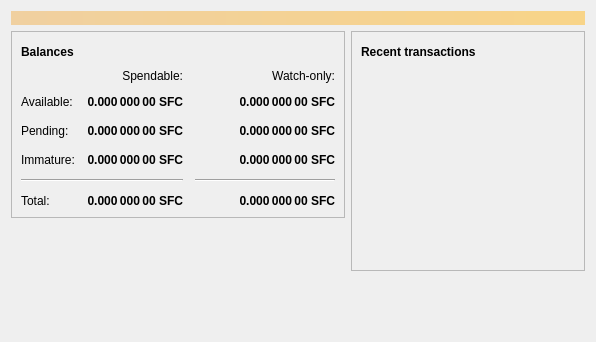
<?xml version="1.0" encoding="UTF-8"?>
<ui version="4.0">
 <class>OverviewPage</class>
 <widget class="QWidget" name="OverviewPage">
  <property name="geometry">
   <rect>
    <x>0</x>
    <y>0</y>
    <width>596</width>
    <height>342</height>
   </rect>
  </property>
  <property name="windowTitle">
   <string>Form</string>
  </property>
  <layout class="QVBoxLayout" name="topLayout">
   <item>
    <widget class="QLabel" name="labelAlerts">
     <property name="visible">
      <bool>false</bool>
     </property>
     <property name="styleSheet">
      <string notr="true">QLabel { background-color: qlineargradient(x1: 0, y1: 0, x2: 1, y2: 0, stop:0 #F0D0A0, stop:1 #F8D488); color:#000000; }</string>
     </property>
     <property name="wordWrap">
      <bool>true</bool>
     </property>
     <property name="margin">
      <number>3</number>
     </property>
     <property name="textInteractionFlags">
      <set>Qt::TextSelectableByMouse</set>
     </property>
    </widget>
   </item>
   <item>
    <layout class="QHBoxLayout" name="horizontalLayout" stretch="1,1">
     <item>
      <layout class="QVBoxLayout" name="verticalLayout_2">
       <item>
        <widget class="QFrame" name="frame">
         <property name="frameShape">
          <enum>QFrame::StyledPanel</enum>
         </property>
         <property name="frameShadow">
          <enum>QFrame::Raised</enum>
         </property>
         <layout class="QVBoxLayout" name="verticalLayout_4">
          <item>
           <layout class="QHBoxLayout" name="horizontalLayout_4">
            <item>
             <widget class="QLabel" name="label_5">
              <property name="font">
               <font>
                <weight>75</weight>
                <bold>true</bold>
               </font>
              </property>
              <property name="text">
               <string>Balances</string>
              </property>
             </widget>
            </item>
            <item>
             <widget class="QPushButton" name="labelWalletStatus">
              <property name="enabled">
               <bool>true</bool>
              </property>
              <property name="maximumSize">
               <size>
                <width>30</width>
                <height>16777215</height>
               </size>
              </property>
              <property name="toolTip">
               <string>The displayed information may be out of date. Your wallet automatically synchronizes with the Soficoin network after a connection is established, but this process has not completed yet.</string>
              </property>
              <property name="text">
               <string/>
              </property>
              <property name="icon">
               <iconset resource="../bitcoin.qrc">
                <normaloff>:/icons/warning</normaloff>
                <disabledoff>:/icons/warning</disabledoff>:/icons/warning</iconset>
              </property>
              <property name="iconSize">
               <size>
                <width>24</width>
                <height>24</height>
               </size>
              </property>
              <property name="flat">
               <bool>true</bool>
              </property>
             </widget>
            </item>
            <item>
             <spacer name="horizontalSpacer_3">
              <property name="orientation">
               <enum>Qt::Horizontal</enum>
              </property>
              <property name="sizeHint" stdset="0">
               <size>
                <width>40</width>
                <height>20</height>
               </size>
              </property>
             </spacer>
            </item>
           </layout>
          </item>
          <item>
           <layout class="QGridLayout" name="gridLayout">
            <property name="spacing">
             <number>12</number>
            </property>
            <item row="2" column="2">
             <widget class="QLabel" name="labelWatchPending">
              <property name="font">
               <font>
                <weight>75</weight>
                <bold>true</bold>
               </font>
              </property>
              <property name="cursor">
               <cursorShape>IBeamCursor</cursorShape>
              </property>
              <property name="toolTip">
               <string>Unconfirmed transactions to watch-only addresses</string>
              </property>
              <property name="text">
               <string notr="true">0.000 000 00 SFC</string>
              </property>
              <property name="alignment">
               <set>Qt::AlignRight|Qt::AlignTrailing|Qt::AlignVCenter</set>
              </property>
              <property name="textInteractionFlags">
               <set>Qt::LinksAccessibleByMouse|Qt::TextSelectableByKeyboard|Qt::TextSelectableByMouse</set>
              </property>
             </widget>
            </item>
            <item row="2" column="1">
             <widget class="QLabel" name="labelUnconfirmed">
              <property name="font">
               <font>
                <weight>75</weight>
                <bold>true</bold>
               </font>
              </property>
              <property name="cursor">
               <cursorShape>IBeamCursor</cursorShape>
              </property>
              <property name="toolTip">
               <string>Total of transactions that have yet to be confirmed, and do not yet count toward the spendable balance</string>
              </property>
              <property name="text">
               <string notr="true">0.000 000 00 SFC</string>
              </property>
              <property name="alignment">
               <set>Qt::AlignRight|Qt::AlignTrailing|Qt::AlignVCenter</set>
              </property>
              <property name="textInteractionFlags">
               <set>Qt::LinksAccessibleByMouse|Qt::TextSelectableByKeyboard|Qt::TextSelectableByMouse</set>
              </property>
             </widget>
            </item>
            <item row="3" column="2">
             <widget class="QLabel" name="labelWatchImmature">
              <property name="font">
               <font>
                <weight>75</weight>
                <bold>true</bold>
               </font>
              </property>
              <property name="cursor">
               <cursorShape>IBeamCursor</cursorShape>
              </property>
              <property name="toolTip">
               <string>Mined balance in watch-only addresses that has not yet matured</string>
              </property>
              <property name="text">
               <string notr="true">0.000 000 00 SFC</string>
              </property>
              <property name="alignment">
               <set>Qt::AlignRight|Qt::AlignTrailing|Qt::AlignVCenter</set>
              </property>
              <property name="textInteractionFlags">
               <set>Qt::LinksAccessibleByMouse|Qt::TextSelectableByKeyboard|Qt::TextSelectableByMouse</set>
              </property>
             </widget>
            </item>
            <item row="4" column="0" colspan="2">
             <widget class="Line" name="line">
              <property name="orientation">
               <enum>Qt::Horizontal</enum>
              </property>
             </widget>
            </item>
            <item row="4" column="2">
             <widget class="Line" name="lineWatchBalance">
              <property name="sizePolicy">
               <sizepolicy hsizetype="Preferred" vsizetype="Fixed">
                <horstretch>0</horstretch>
                <verstretch>0</verstretch>
               </sizepolicy>
              </property>
              <property name="minimumSize">
               <size>
                <width>140</width>
                <height>0</height>
               </size>
              </property>
              <property name="orientation">
               <enum>Qt::Horizontal</enum>
              </property>
             </widget>
            </item>
            <item row="5" column="0">
             <widget class="QLabel" name="labelTotalText">
              <property name="text">
               <string>Total:</string>
              </property>
             </widget>
            </item>
            <item row="3" column="1">
             <widget class="QLabel" name="labelImmature">
              <property name="font">
               <font>
                <weight>75</weight>
                <bold>true</bold>
               </font>
              </property>
              <property name="cursor">
               <cursorShape>IBeamCursor</cursorShape>
              </property>
              <property name="toolTip">
               <string>Mined balance that has not yet matured</string>
              </property>
              <property name="text">
               <string notr="true">0.000 000 00 SFC</string>
              </property>
              <property name="alignment">
               <set>Qt::AlignRight|Qt::AlignTrailing|Qt::AlignVCenter</set>
              </property>
              <property name="textInteractionFlags">
               <set>Qt::LinksAccessibleByMouse|Qt::TextSelectableByKeyboard|Qt::TextSelectableByMouse</set>
              </property>
             </widget>
            </item>
            <item row="2" column="3">
             <spacer name="horizontalSpacer_2">
              <property name="orientation">
               <enum>Qt::Horizontal</enum>
              </property>
              <property name="sizeHint" stdset="0">
               <size>
                <width>40</width>
                <height>20</height>
               </size>
              </property>
             </spacer>
            </item>
            <item row="3" column="0">
             <widget class="QLabel" name="labelImmatureText">
              <property name="text">
               <string>Immature:</string>
              </property>
             </widget>
            </item>
            <item row="5" column="1">
             <widget class="QLabel" name="labelTotal">
              <property name="font">
               <font>
                <weight>75</weight>
                <bold>true</bold>
               </font>
              </property>
              <property name="cursor">
               <cursorShape>IBeamCursor</cursorShape>
              </property>
              <property name="toolTip">
               <string>Your current total balance</string>
              </property>
              <property name="text">
               <string notr="true">0.000 000 00 SFC</string>
              </property>
              <property name="alignment">
               <set>Qt::AlignRight|Qt::AlignTrailing|Qt::AlignVCenter</set>
              </property>
              <property name="textInteractionFlags">
               <set>Qt::LinksAccessibleByMouse|Qt::TextSelectableByKeyboard|Qt::TextSelectableByMouse</set>
              </property>
             </widget>
            </item>
            <item row="5" column="2">
             <widget class="QLabel" name="labelWatchTotal">
              <property name="font">
               <font>
                <weight>75</weight>
                <bold>true</bold>
               </font>
              </property>
              <property name="cursor">
               <cursorShape>IBeamCursor</cursorShape>
              </property>
              <property name="toolTip">
               <string>Current total balance in watch-only addresses</string>
              </property>
              <property name="text">
               <string notr="true">0.000 000 00 SFC</string>
              </property>
              <property name="alignment">
               <set>Qt::AlignRight|Qt::AlignTrailing|Qt::AlignVCenter</set>
              </property>
              <property name="textInteractionFlags">
               <set>Qt::LinksAccessibleByMouse|Qt::TextSelectableByKeyboard|Qt::TextSelectableByMouse</set>
              </property>
             </widget>
            </item>
            <item row="0" column="2">
             <widget class="QLabel" name="labelWatchonly">
              <property name="text">
               <string>Watch-only:</string>
              </property>
              <property name="alignment">
               <set>Qt::AlignRight|Qt::AlignTrailing|Qt::AlignVCenter</set>
              </property>
             </widget>
            </item>
            <item row="1" column="0">
             <widget class="QLabel" name="labelBalanceText">
              <property name="text">
               <string>Available:</string>
              </property>
             </widget>
            </item>
            <item row="1" column="1">
             <widget class="QLabel" name="labelBalance">
              <property name="font">
               <font>
                <weight>75</weight>
                <bold>true</bold>
               </font>
              </property>
              <property name="cursor">
               <cursorShape>IBeamCursor</cursorShape>
              </property>
              <property name="toolTip">
               <string>Your current spendable balance</string>
              </property>
              <property name="text">
               <string notr="true">0.000 000 00 SFC</string>
              </property>
              <property name="alignment">
               <set>Qt::AlignRight|Qt::AlignTrailing|Qt::AlignVCenter</set>
              </property>
              <property name="textInteractionFlags">
               <set>Qt::LinksAccessibleByMouse|Qt::TextSelectableByKeyboard|Qt::TextSelectableByMouse</set>
              </property>
             </widget>
            </item>
            <item row="1" column="2">
             <widget class="QLabel" name="labelWatchAvailable">
              <property name="font">
               <font>
                <weight>75</weight>
                <bold>true</bold>
               </font>
              </property>
              <property name="cursor">
               <cursorShape>IBeamCursor</cursorShape>
              </property>
              <property name="toolTip">
               <string>Your current balance in watch-only addresses</string>
              </property>
              <property name="text">
               <string notr="true">0.000 000 00 SFC</string>
              </property>
              <property name="alignment">
               <set>Qt::AlignRight|Qt::AlignTrailing|Qt::AlignVCenter</set>
              </property>
              <property name="textInteractionFlags">
               <set>Qt::LinksAccessibleByMouse|Qt::TextSelectableByKeyboard|Qt::TextSelectableByMouse</set>
              </property>
             </widget>
            </item>
            <item row="2" column="0">
             <widget class="QLabel" name="labelPendingText">
              <property name="text">
               <string>Pending:</string>
              </property>
             </widget>
            </item>
            <item row="0" column="1">
             <widget class="QLabel" name="labelSpendable">
              <property name="text">
               <string>Spendable:</string>
              </property>
              <property name="alignment">
               <set>Qt::AlignRight|Qt::AlignTrailing|Qt::AlignVCenter</set>
              </property>
             </widget>
            </item>
           </layout>
          </item>
         </layout>
        </widget>
       </item>
       <item>
        <spacer name="verticalSpacer">
         <property name="orientation">
          <enum>Qt::Vertical</enum>
         </property>
         <property name="sizeHint" stdset="0">
          <size>
           <width>20</width>
           <height>40</height>
          </size>
         </property>
        </spacer>
       </item>
      </layout>
     </item>
     <item>
      <layout class="QVBoxLayout" name="verticalLayout_3">
       <item>
        <widget class="QFrame" name="frame_2">
         <property name="frameShape">
          <enum>QFrame::StyledPanel</enum>
         </property>
         <property name="frameShadow">
          <enum>QFrame::Raised</enum>
         </property>
         <layout class="QVBoxLayout" name="verticalLayout">
          <item>
           <layout class="QHBoxLayout" name="horizontalLayout_2">
            <item>
             <widget class="QLabel" name="label_4">
              <property name="font">
               <font>
                <weight>75</weight>
                <bold>true</bold>
               </font>
              </property>
              <property name="text">
               <string>Recent transactions</string>
              </property>
             </widget>
            </item>
            <item>
             <widget class="QPushButton" name="labelTransactionsStatus">
              <property name="enabled">
               <bool>true</bool>
              </property>
              <property name="maximumSize">
               <size>
                <width>30</width>
                <height>16777215</height>
               </size>
              </property>
              <property name="toolTip">
               <string>The displayed information may be out of date. Your wallet automatically synchronizes with the Soficoin network after a connection is established, but this process has not completed yet.</string>
              </property>
              <property name="text">
               <string/>
              </property>
              <property name="icon">
               <iconset resource="../bitcoin.qrc">
                <normaloff>:/icons/warning</normaloff>
                <disabledoff>:/icons/warning</disabledoff>:/icons/warning</iconset>
              </property>
              <property name="iconSize">
               <size>
                <width>24</width>
                <height>24</height>
               </size>
              </property>
              <property name="flat">
               <bool>true</bool>
              </property>
             </widget>
            </item>
            <item>
             <spacer name="horizontalSpacer">
              <property name="orientation">
               <enum>Qt::Horizontal</enum>
              </property>
              <property name="sizeHint" stdset="0">
               <size>
                <width>40</width>
                <height>20</height>
               </size>
              </property>
             </spacer>
            </item>
           </layout>
          </item>
          <item>
           <widget class="QListView" name="listTransactions">
            <property name="styleSheet">
             <string notr="true">QListView { background: transparent; }</string>
            </property>
            <property name="frameShape">
             <enum>QFrame::NoFrame</enum>
            </property>
            <property name="verticalScrollBarPolicy">
             <enum>Qt::ScrollBarAlwaysOff</enum>
            </property>
            <property name="horizontalScrollBarPolicy">
             <enum>Qt::ScrollBarAlwaysOff</enum>
            </property>
            <property name="selectionMode">
             <enum>QAbstractItemView::NoSelection</enum>
            </property>
           </widget>
          </item>
         </layout>
        </widget>
       </item>
       <item>
        <spacer name="verticalSpacer_2">
         <property name="orientation">
          <enum>Qt::Vertical</enum>
         </property>
         <property name="sizeHint" stdset="0">
          <size>
           <width>20</width>
           <height>40</height>
          </size>
         </property>
        </spacer>
       </item>
      </layout>
     </item>
    </layout>
   </item>
  </layout>
 </widget>
 <resources/>
 <connections/>
</ui>
